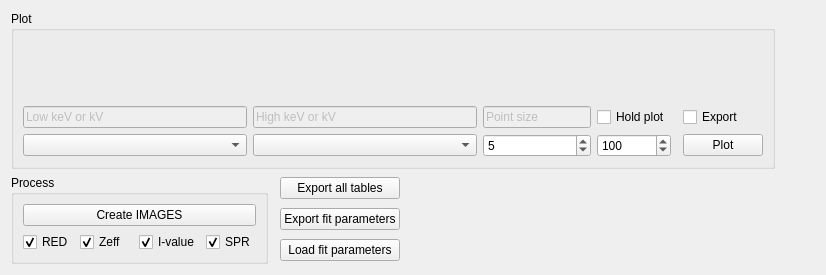
          <widget class="QWidget" name="tab_8">
           <attribute name="title">
            <string>Eval / Process</string>
           </attribute>
           <layout class="QGridLayout" name="gridLayout_40">
            <item row="3" column="0" rowspan="3">
             <widget class="QGroupBox" name="groupBox_10">
              <property name="title">
               <string>Process</string>
              </property>
              <layout class="QGridLayout" name="gridLayout_38">
               <item row="0" column="0" colspan="5">
                <widget class="QPushButton" name="Create_DECT_Images">
                 <property name="text">
                  <string>Create IMAGES</string>
                 </property>
                </widget>
               </item>
               <item row="1" column="0">
                <widget class="QCheckBox" name="checkBox_Im_RED">
                 <property name="text">
                  <string>RED</string>
                 </property>
                 <property name="checked">
                  <bool>true</bool>
                 </property>
                </widget>
               </item>
               <item row="1" column="1">
                <widget class="QCheckBox" name="checkBox_Im_Zeff">
                 <property name="text">
                  <string>Zeff</string>
                 </property>
                 <property name="checked">
                  <bool>true</bool>
                 </property>
                </widget>
               </item>
               <item row="1" column="4">
                <widget class="QCheckBox" name="checkBox_Im_SPR">
                 <property name="text">
                  <string>SPR</string>
                 </property>
                 <property name="checked">
                  <bool>true</bool>
                 </property>
                </widget>
               </item>
               <item row="1" column="3">
                <widget class="QCheckBox" name="checkBox_Im_I">
                 <property name="text">
                  <string>I-value</string>
                 </property>
                 <property name="checked">
                  <bool>true</bool>
                 </property>
                </widget>
               </item>
              </layout>
             </widget>
            </item>
            <item row="2" column="0" colspan="8">
             <widget class="QGroupBox" name="groupBox_9">
              <property name="title">
               <string>Plot</string>
              </property>
              <layout class="QGridLayout" name="gridLayout_41">
               <item row="2" column="11">
                <widget class="QCheckBox" name="checkBox_newScplot">
                 <property name="text">
                  <string>Hold plot</string>
                 </property>
                </widget>
               </item>
               <item row="1" column="6">
                <spacer name="horizontalSpacer_39">
                 <property name="orientation">
                  <enum>Qt::Horizontal</enum>
                 </property>
                 <property name="sizeHint" stdset="0">
                  <size>
                   <width>40</width>
                   <height>20</height>
                  </size>
                 </property>
                </spacer>
               </item>
               <item row="2" column="13">
                <widget class="QCheckBox" name="DECT_exp_scatt_data">
                 <property name="text">
                  <string>Export</string>
                 </property>
                </widget>
               </item>
               <item row="3" column="10">
                <widget class="QSpinBox" name="DECT_sct_p_size">
                 <property name="minimum">
                  <number>1</number>
                 </property>
                 <property name="value">
                  <number>5</number>
                 </property>
                </widget>
               </item>
               <item row="0" column="13">
                <spacer name="verticalSpacer_7">
                 <property name="orientation">
                  <enum>Qt::Vertical</enum>
                 </property>
                 <property name="sizeHint" stdset="0">
                  <size>
                   <width>20</width>
                   <height>40</height>
                  </size>
                 </property>
                </spacer>
               </item>
               <item row="1" column="4">
                <spacer name="horizontalSpacer_37">
                 <property name="orientation">
                  <enum>Qt::Horizontal</enum>
                 </property>
                 <property name="sizeHint" stdset="0">
                  <size>
                   <width>40</width>
                   <height>20</height>
                  </size>
                 </property>
                </spacer>
               </item>
               <item row="1" column="0">
                <spacer name="horizontalSpacer_33">
                 <property name="orientation">
                  <enum>Qt::Horizontal</enum>
                 </property>
                 <property name="sizeHint" stdset="0">
                  <size>
                   <width>40</width>
                   <height>20</height>
                  </size>
                 </property>
                </spacer>
               </item>
               <item row="1" column="7">
                <spacer name="horizontalSpacer_40">
                 <property name="orientation">
                  <enum>Qt::Horizontal</enum>
                 </property>
                 <property name="sizeHint" stdset="0">
                  <size>
                   <width>40</width>
                   <height>20</height>
                  </size>
                 </property>
                </spacer>
               </item>
               <item row="3" column="11">
                <widget class="QSpinBox" name="DECT_scatt_N">
                 <property name="minimum">
                  <number>1</number>
                 </property>
                 <property name="maximum">
                  <number>20000</number>
                 </property>
                 <property name="value">
                  <number>100</number>
                 </property>
                </widget>
               </item>
               <item row="0" column="0" colspan="13">
                <widget class="QWidget" name="DECT_Scatt_Ax_View" native="true"/>
               </item>
               <item row="1" column="2">
                <spacer name="horizontalSpacer_35">
                 <property name="orientation">
                  <enum>Qt::Horizontal</enum>
                 </property>
                 <property name="sizeHint" stdset="0">
                  <size>
                   <width>40</width>
                   <height>20</height>
                  </size>
                 </property>
                </spacer>
               </item>
               <item row="1" column="8">
                <spacer name="horizontalSpacer_41">
                 <property name="orientation">
                  <enum>Qt::Horizontal</enum>
                 </property>
                 <property name="sizeHint" stdset="0">
                  <size>
                   <width>40</width>
                   <height>20</height>
                  </size>
                 </property>
                </spacer>
               </item>
               <item row="2" column="10">
                <widget class="QLineEdit" name="lineEdit_50">
                 <property name="enabled">
                  <bool>false</bool>
                 </property>
                 <property name="text">
                  <string>Point size</string>
                 </property>
                </widget>
               </item>
               <item row="1" column="5">
                <spacer name="horizontalSpacer_38">
                 <property name="orientation">
                  <enum>Qt::Horizontal</enum>
                 </property>
                 <property name="sizeHint" stdset="0">
                  <size>
                   <width>40</width>
                   <height>20</height>
                  </size>
                 </property>
                </spacer>
               </item>
               <item row="3" column="13">
                <widget class="QPushButton" name="plot_roi_scatter">
                 <property name="text">
                  <string>Plot</string>
                 </property>
                </widget>
               </item>
               <item row="1" column="1">
                <spacer name="horizontalSpacer_34">
                 <property name="orientation">
                  <enum>Qt::Horizontal</enum>
                 </property>
                 <property name="sizeHint" stdset="0">
                  <size>
                   <width>40</width>
                   <height>20</height>
                  </size>
                 </property>
                </spacer>
               </item>
               <item row="1" column="3">
                <spacer name="horizontalSpacer_36">
                 <property name="orientation">
                  <enum>Qt::Horizontal</enum>
                 </property>
                 <property name="sizeHint" stdset="0">
                  <size>
                   <width>40</width>
                   <height>20</height>
                  </size>
                 </property>
                </spacer>
               </item>
               <item row="1" column="9">
                <spacer name="horizontalSpacer_42">
                 <property name="orientation">
                  <enum>Qt::Horizontal</enum>
                 </property>
                 <property name="sizeHint" stdset="0">
                  <size>
                   <width>40</width>
                   <height>20</height>
                  </size>
                 </property>
                </spacer>
               </item>
               <item row="2" column="5" colspan="5">
                <widget class="QLineEdit" name="lineEdit_49">
                 <property name="enabled">
                  <bool>false</bool>
                 </property>
                 <property name="text">
                  <string>High keV or kV</string>
                 </property>
                </widget>
               </item>
               <item row="3" column="5" colspan="5">
                <widget class="QComboBox" name="scatter_plot_im_02"/>
               </item>
               <item row="3" column="0" colspan="5">
                <widget class="QComboBox" name="scatter_plot_im_01"/>
               </item>
               <item row="2" column="0" colspan="5">
                <widget class="QLineEdit" name="lineEdit_48">
                 <property name="enabled">
                  <bool>false</bool>
                 </property>
                 <property name="text">
                  <string>Low keV or kV</string>
                 </property>
                </widget>
               </item>
              </layout>
             </widget>
            </item>
            <item row="3" column="2">
             <widget class="QPushButton" name="export_all_DECT_tables">
              <property name="text">
               <string>Export all tables</string>
              </property>
             </widget>
            </item>
            <item row="3" column="7">
             <spacer name="horizontalSpacer_31">
              <property name="orientation">
               <enum>Qt::Horizontal</enum>
              </property>
              <property name="sizeHint" stdset="0">
               <size>
                <width>40</width>
                <height>20</height>
               </size>
              </property>
             </spacer>
            </item>
            <item row="3" column="4">
             <spacer name="horizontalSpacer_28">
              <property name="orientation">
               <enum>Qt::Horizontal</enum>
              </property>
              <property name="sizeHint" stdset="0">
               <size>
                <width>40</width>
                <height>20</height>
               </size>
              </property>
             </spacer>
            </item>
            <item row="3" column="5">
             <spacer name="horizontalSpacer_29">
              <property name="orientation">
               <enum>Qt::Horizontal</enum>
              </property>
              <property name="sizeHint" stdset="0">
               <size>
                <width>40</width>
                <height>20</height>
               </size>
              </property>
             </spacer>
            </item>
            <item row="3" column="6">
             <spacer name="horizontalSpacer_30">
              <property name="orientation">
               <enum>Qt::Horizontal</enum>
              </property>
              <property name="sizeHint" stdset="0">
               <size>
                <width>40</width>
                <height>20</height>
               </size>
              </property>
             </spacer>
            </item>
            <item row="3" column="8">
             <spacer name="horizontalSpacer_32">
              <property name="orientation">
               <enum>Qt::Horizontal</enum>
              </property>
              <property name="sizeHint" stdset="0">
               <size>
                <width>40</width>
                <height>20</height>
               </size>
              </property>
             </spacer>
            </item>
            <item row="4" column="2">
             <widget class="QPushButton" name="DECT_exp_fit_par">
              <property name="text">
               <string>Export fit parameters</string>
              </property>
             </widget>
            </item>
            <item row="5" column="2">
             <widget class="QPushButton" name="DECT_load_fit_par">
              <property name="text">
               <string>Load fit parameters</string>
              </property>
             </widget>
            </item>
           </layout>
          </widget>
